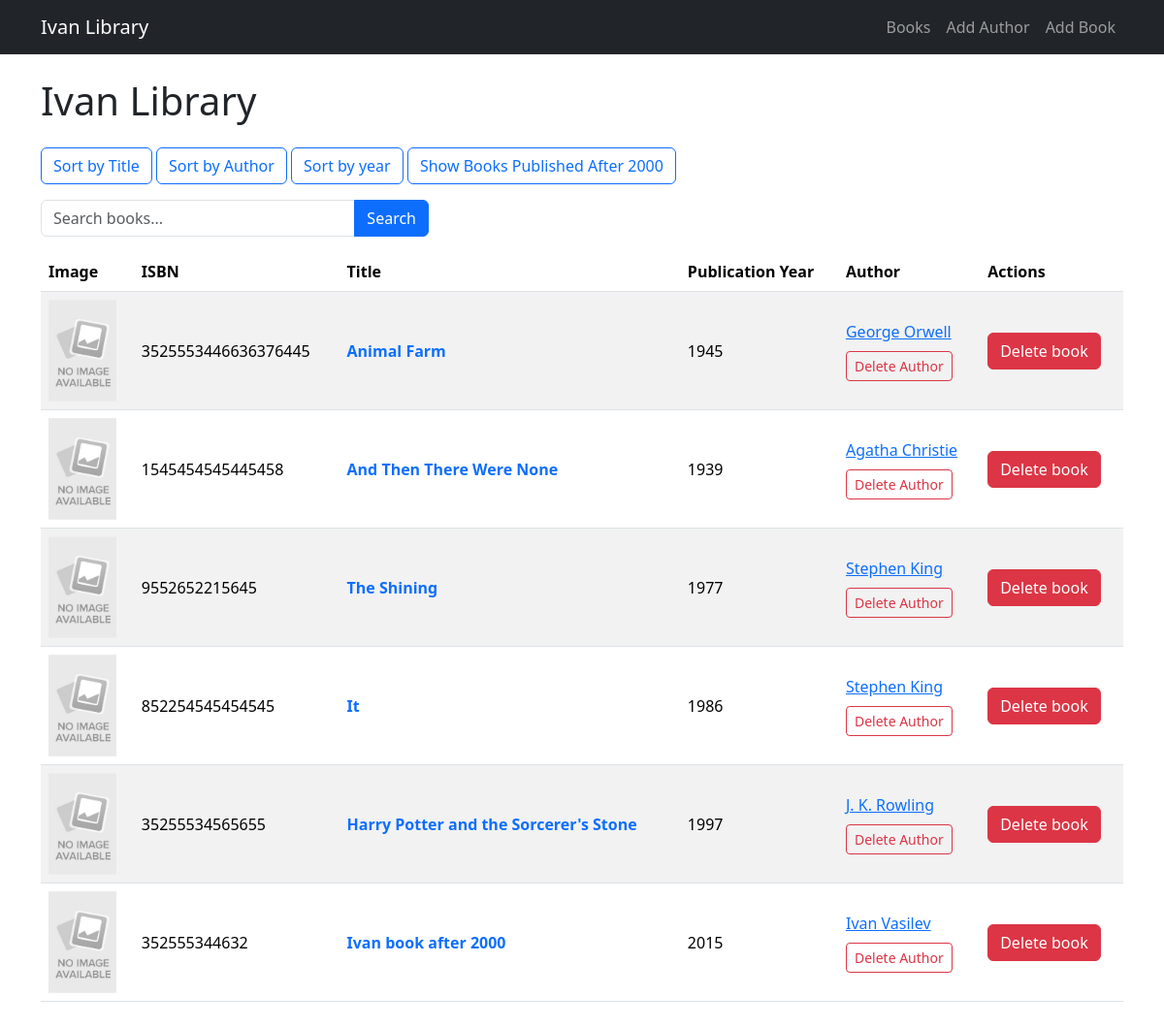
Before: / with the older database file.
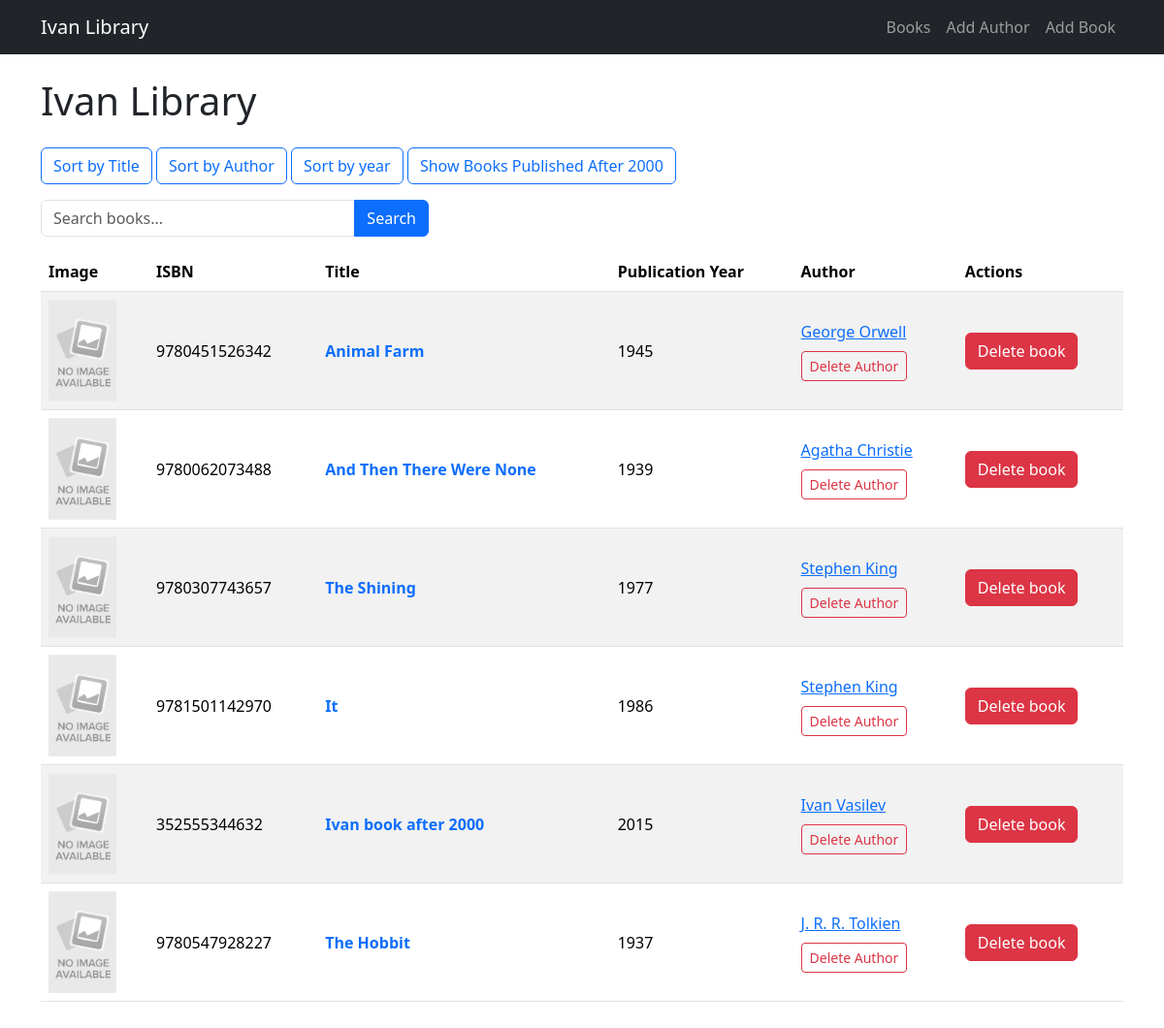
After: the same page with the newer database file.
### data_models.py (models this page shows, shortened)
class Book(db.Model):
    __tablename__ = "books"
    id = db.Column(db.Integer, primary_key=True, autoincrement=True)
    isbn = db.Column(db.String, nullable=False)
    title = db.Column(db.String, nullable=False)
    publication_year = db.Column(db.Integer, nullable=False)
    author_id = db.Column(
        db.Integer,
        db.ForeignKey("authors.id"),
        nullable=False
    )
    author = db.relationship("Author", back_populates="books")

class Author(db.Model):
    __tablename__ = "authors"
    id = db.Column(db.Integer, primary_key=True, autoincrement=True)
    name = db.Column(db.String, nullable=False)
    birth_date = db.Column(db.Date, nullable=False)
    date_of_death = db.Column(db.Date, nullable=True)
    books = db.relationship(
        "Book",
        back_populates="author",
        cascade="all, delete-orphan"
    )

### app.py (the view)
@app.route("/")
def home():
    sort = request.args.get("sort")
    search = request.args.get("search")
    statement = db.select(Book)
    if sort == "title":
        statement = statement.order_by(Book.title)
    if sort == 'author':
        statement = statement.join(Author).order_by(Author.name)
    if sort == "year":
        statement = statement.order_by(Book.publication_year)
    if sort == 'newest':
        statement = statement.where(Book.publication_year > 2000).order_by(Book.publication_year.desc())
    if search:
        statement = statement.join(Author).where(
            or_(
                Book.title.ilike(f"%{search}%"),
                Author.name.ilike(f"%{search}%"))
            )
    books = db.session.execute(
        statement
    ).scalars().all()
    return render_template("home.html", books=books, sort=sort)

### templates/home.html (shortened to what this page needs)
{% extends "base.html" %}
{% block content %}
<section class="library">
    <h1 class="library__title mb-4">Ivan Library</h1>
    <div class="library__sorting mb-3">
        <a href="{{ url_for('home', sort='title') }}" class="btn btn-outline-primary {% if sort == 'title' %}active{% endif %}">
            Sort by Title
        </a>
        <a href="{{ url_for('home', sort='author') }}" class="btn btn-outline-primary {% if sort == 'author' %}active{% endif %}">
            Sort by Author
        </a>
        <a href="{{ url_for('home', sort='year') }}" class="btn btn-outline-primary {% if sort == 'year' %}active{% endif %}">
            Sort by year
        </a>
        <a href="{{ url_for('home', sort='newest') }}" class="btn btn-outline-primary {% if sort == 'newest' %}active{% endif %}">
            Show Books Published After 2000
        </a>
    </div>
    <div class="library__sorting mb-3">
        <form method="GET" class="mb-3">
            <div class="input-group" style="max-width: 400px;">
                <input
                    type="text"
                    name="search"
                    class="form-control"
                    placeholder="Search books..."
                >
                <button type="submit" class="btn btn-primary">
                    Search
                </button>
            </div>
        </form>
    </div>
    <div class="table-responsive library__table-wrapper">
        <table class="table table-striped table-hover align-middle ">
            <thead>
                <tr>
                    <th>Image</th>
                    <th>ISBN</th>
                    <th>Title</th>
                    <th>Publication Year</th>
                    <th>Author</th>
                    <th>Actions</th>
                </tr>
            </thead>
            <tbody>
                {% for book in books %}
                    <tr class="library__book">
                        <td>
                            <div class="book-cover-small">
                                <img
                                    src="https://covers.openlibrary.org/b/isbn/{{ book.isbn }}-M.jpg?default=false"
                                    onerror="this.onerror=null; this.src='{{ url_for('static', filename='images/no-cover.jpg') }}';"
                                    alt="Cover of {{ book.title }}"
                                >
                            </div>
                        </td>
                        <td>{{ book.isbn }}</td>
                        <td>
                            <a href="{{ url_for('get_book', book_id=book.id) }}" class="link-primary text-decoration-none fw-semibold">
                                {{ book.title }}
                            </a>
                        </td>
                        <td>{{ book.publication_year }}</td>
                        <td>
                            <a class="mb-2 d-block" href="{{ url_for('get_author', author_id=book.author.id) }}">
                                {{ book.author.name }}
                            </a>
                            <form
                                method="POST"
                                action="{{ url_for('delete_author', author_id=book.author.id) }}"
                                onsubmit="return confirm('Are you sure? This will also delete all books by this author.');"
                            >
                                <button type="submit" class="btn btn-outline-danger btn-sm">
                                    Delete Author
                                </button>
                            </form>
                        </td>
                        <td>
                            <form method="POST" action="{{ url_for('delete_book', book_id=book.id) }}" onsubmit="return confirm('Are you sure you want to delete this book?');">
                                <button type="submit" class="btn btn-danger">Delete book</button>
                            </form>
                        </td>
                    </tr>
                {% else %}
                    <tr>
                        <td class="text-center">
                            No books found.
                        </td>
                    </tr>
                {% endfor %}
            </tbody>
        </table>
    </div>
</section>
{% endblock %}

### templates/base.html (shortened to what this page needs)
<!DOCTYPE html>
<html lang="en">
<head>
    <link
        href="https://cdn.jsdelivr.net/npm/bootstrap@5.3.8/dist/css/bootstrap.min.css"
        rel="stylesheet"
    >
    <link
        rel="stylesheet"
        href="{{ url_for('static', filename='style.css') }}"
    >
</head>
<body>
    <header class="header">
        <nav class="navbar navbar-expand-lg bg-dark" data-bs-theme="dark">
            <div class="container">
                <a class="navbar-brand header__logo" href="/">
                    Ivan Library
                </a>
                <div class="navbar-nav">
                    <a class="nav-link" href="/">Books</a>
                    <a class="nav-link" href="/add_author">Add Author</a>
                    <a class="nav-link" href="/add_book">Add Book</a>
                </div>
            </div>
        </nav>
    </header>
    <main class="main">
        <div class="container py-4">
            {% block content %}
            {% endblock %}
        </div>
    </main>
</body>
</html>

### static/style.css (style rules this page uses)
.book-cover-small { width: 70px; height: 105px; flex-shrink: 0; }
.book-cover-small img { display: block; width: 100%; height: 100%; object-fit: cover; }

Changed rows visible on the page:
removed Book: isbn "35255534565655", title "Harry Potter and the Sorcerer's Stone", publication_year "1997", author.name "J. K. Rowling"
changed Book "Animal Farm": isbn "3525553446636376445" → "9780451526342"
changed Book "And Then There Were None": isbn "1545454545445458" → "9780062073488"
changed Book "The Shining": isbn "9552652215645" → "9780307743657"
changed Book "It": isbn "852254545454545" → "9781501142970"
added Book: isbn "9780547928227", title "The Hobbit", publication_year "1937", author.name "J. R. R. Tolkien"
